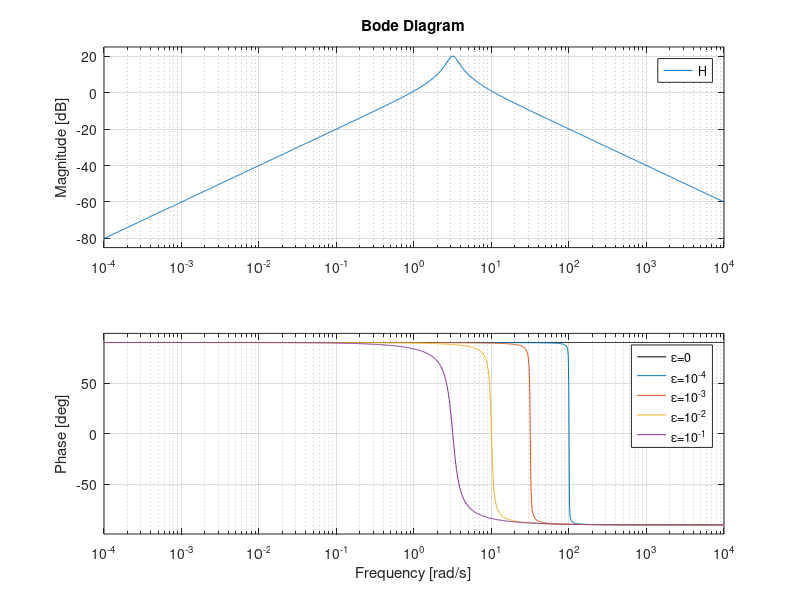

The MATLAB script that drew this image:
clc;
clear all; 
close all;
%% Frequency response analysis

%ideal differentiator
H = tf([1 0],[0 0 1])
bode(H,{0.0001,10000},'k')
hold on;

%BioSD differentiators
e=[0.0001 0.001 0.01 0.1]
for i=1:length(e)
H = tf([1 0],[e(i) e(i) 1])
bode(H,{0.0001,10000})
hold on;
end

legend('ε=0','ε=10^{-4}', 'ε=10^{-3}', 'ε=10^{-2}','ε=10^{-1}');
